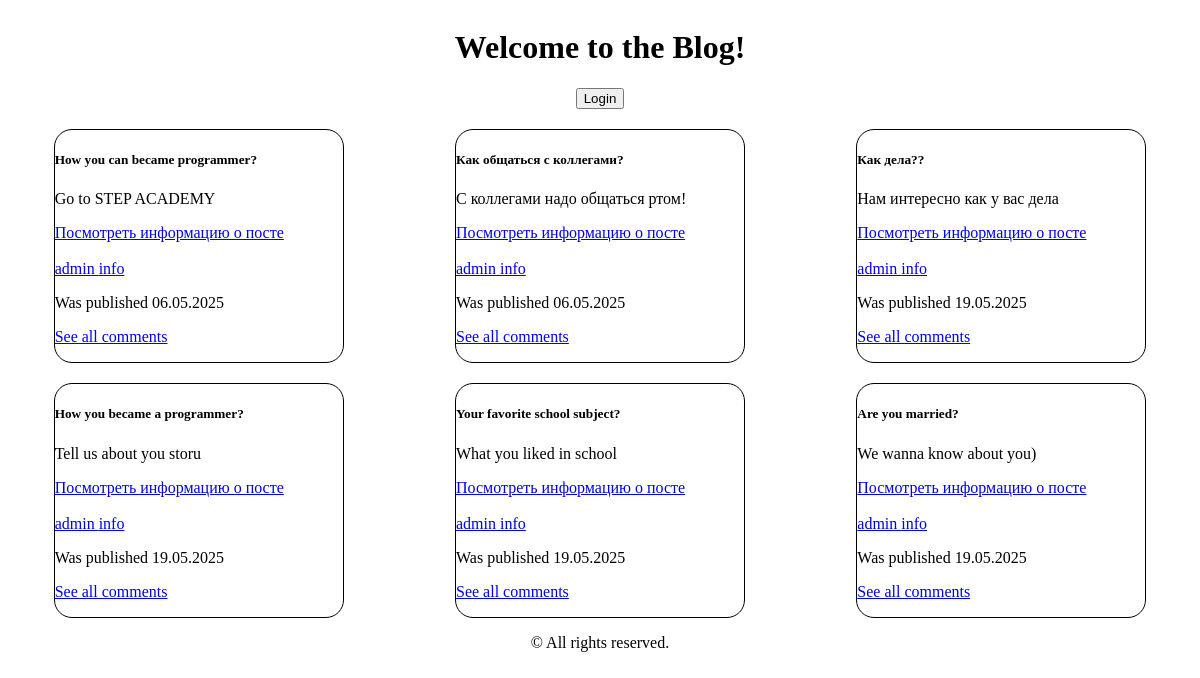
Page /blog/ on the earlier database version.
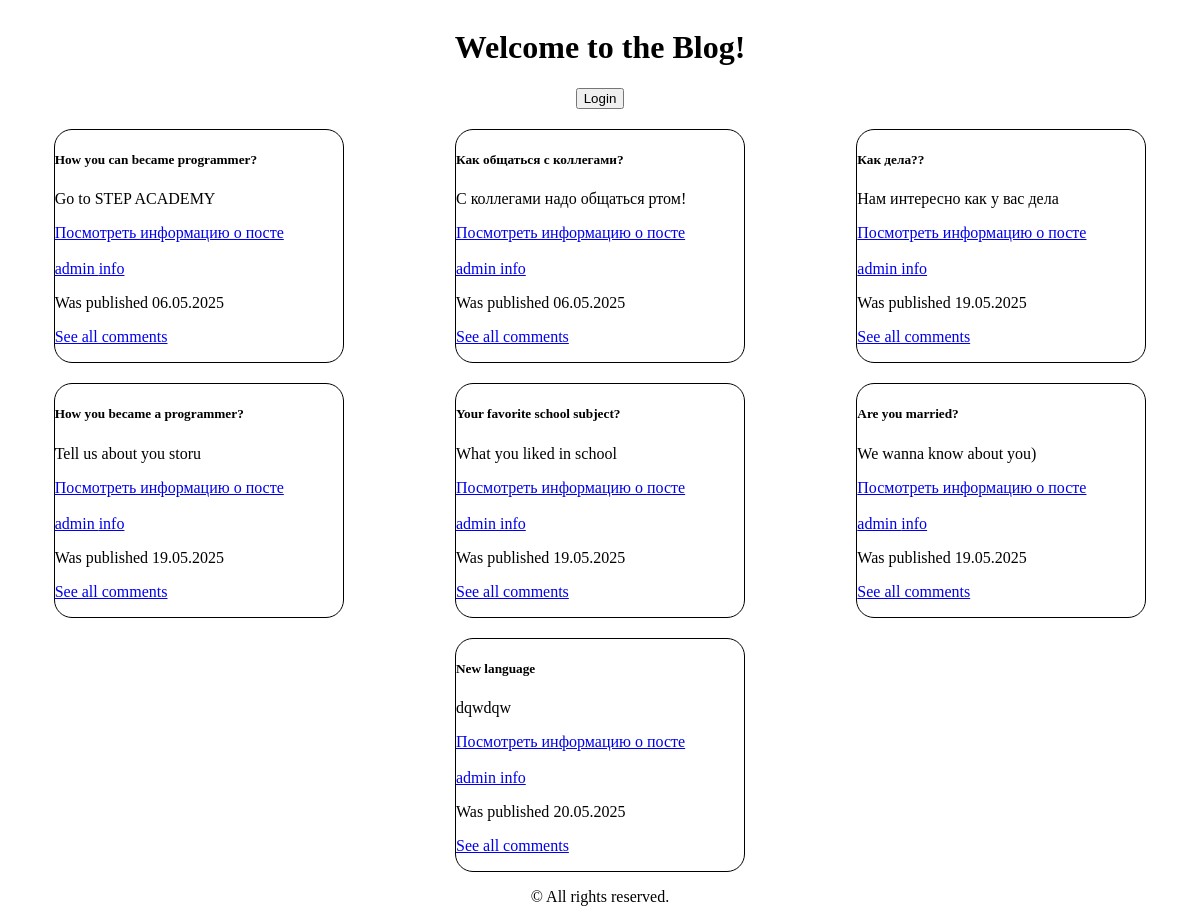
Same page on the later database version.
### blog/models.py (models this page shows, shortened)
class Post(models.Model):
    title = models.CharField(max_length=100)
    content = models.TextField()
    author = models.ForeignKey(Prof, on_delete=models.CASCADE)
    created_time = models.DateTimeField(auto_now=True)

class Prof(models.Model):
    user = models.OneToOneField(User, on_delete=models.CASCADE)
    bio = models.TextField(blank=True)
    phone = models.CharField(max_length=20, blank=True)

### blog/views.py (the view)
# urls.py: path('', views.index, name='index'),
def index(req):
    users = User.objects.all()
    user = req.user
    p = Post.objects.all()
    cont = {
        "posts": p,
        "users": users,
        "user": user,
    }
    return render(req,'blog/index.html', cont)

### templates/blog/index.html (shortened to what this page needs)
<!DOCTYPE html>
<html lang="en">
<head>
    {%load static%}
    <link rel="stylesheet" href="{% static 'blog.css' %}">
</head>
<body>
    {% if user.is_authenticated %}
        <div class="df">
            <h1>Welcome, {{ user.username }}!</h1>
            <form method="post" action="{% url 'blog:logout'%}">
                {% csrf_token %}
                <button type="submit">Logout</button>
            </form>
        </div>
    {% else %}
        <div class="df">
            <h1>Welcome to the Blog!</h1>
            <form method="post" action="{% url 'blog:login'%}">
                <button type="submit">Login</button>
            </form>
        </div>
    {% endif %}
     <div class="cards">
        {%for p in posts%}
            <div class="card">
                <div class="card-body">
                    <h5 class="card-title">{{p.title}}</h5>
                    <p class="card-text">{{p.content|truncatewords:30}}</p>
                    <a href="{% url 'blog:post' p.author.user.username p.title %}" class="btn btn-primary">Посмотреть информацию о посте</a> <br><br>
                    <a href="{% url 'blog:user' p.author.user.username %}">{{p.author.user.username}} info</a>
                    <p>Was published {{p.created_time|date:"d.m.Y"}}</p>
                    <p><a href="{% url 'blog:postComment' p.author.user.username p.title%}">See all comments</a></p>
                </div>
            </div>
        {%endfor%}
    </div>
    <footer>
        <p>© All rights reserved.</p>
    </footer>
</body>
</html>

Differences in the rows shown:
added Post: title "New language", content "dqwdqw", author.user.username "admin", created_time "20.05.2025"
